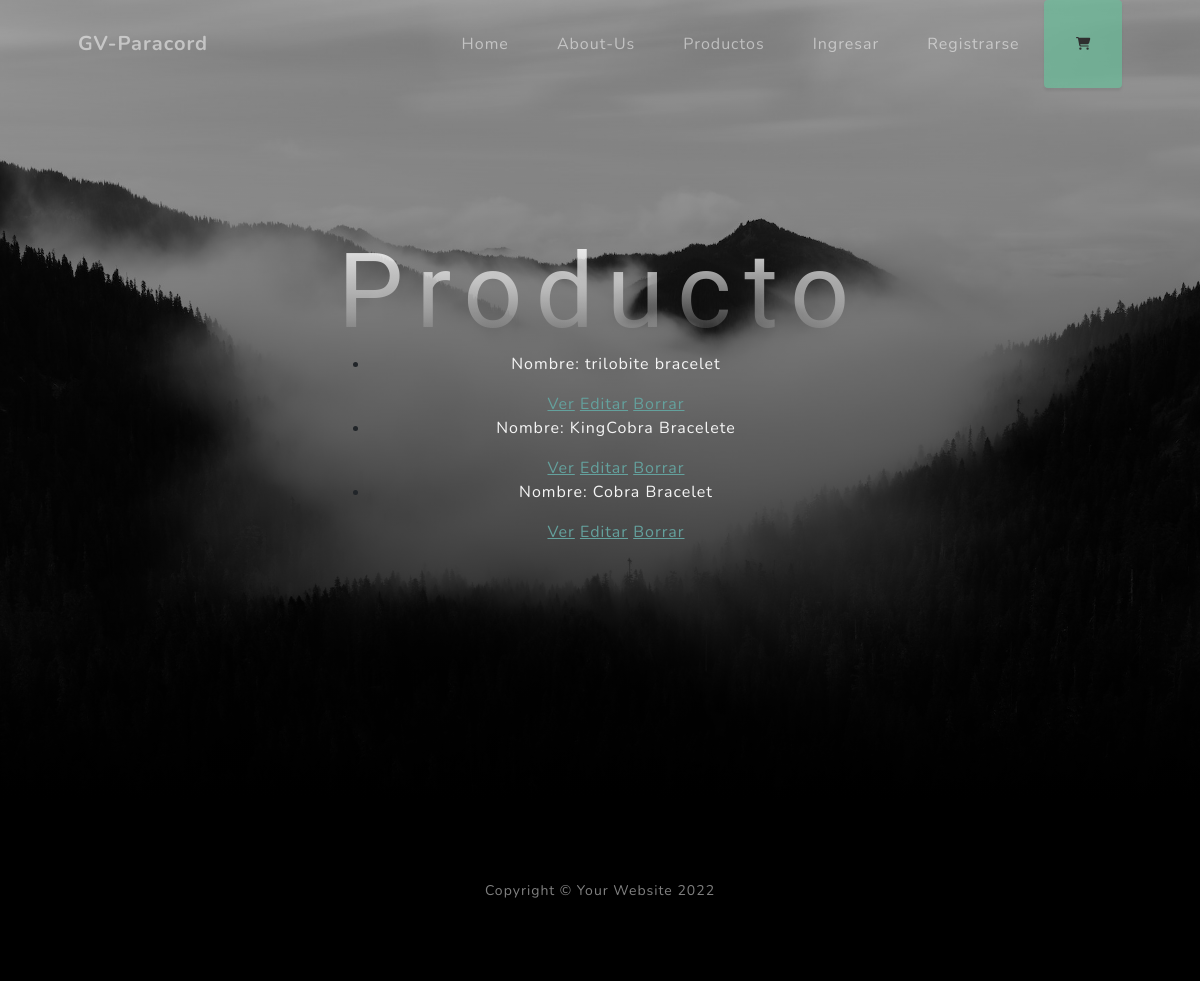
The page /producto/list on the database as committed earlier.
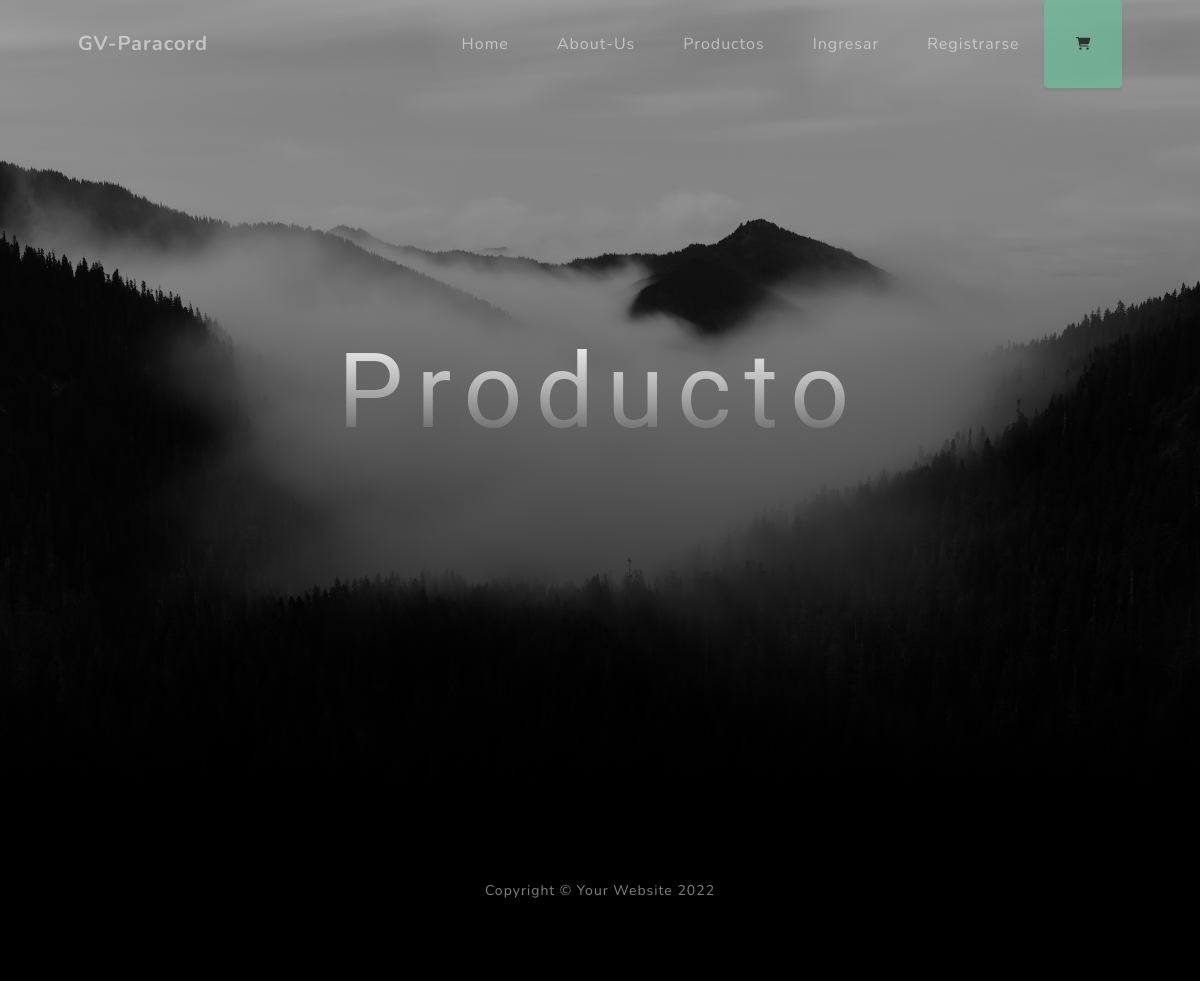
The same page on the database as committed later.
### AppECP/models.py (models this page shows, shortened)
class Producto(models.Model):
	nombre = models.CharField(max_length=250, verbose_name='Nombre')
	encabezado = models.TextField(verbose_name='Encabezado')
	contenido = models.TextField(verbose_name='Contenido')
	image = models.ImageField(default='users/cobra.png',upload_to='producto/', null=True, blank=True, verbose_name='Imagen')
	precio = models.FloatField()
	category = models.ForeignKey(Categorias, on_delete=models.CASCADE, related_name='get_posts', verbose_name='Categoría')
	fabricante = models.ForeignKey(User, on_delete=models.CASCADE, related_name='get_posts', verbose_name='Fabricante')
	creacion = models.DateTimeField(auto_now_add=True, verbose_name='Fecha de creación')
	modificacion = models.DateTimeField(auto_now=True, verbose_name='Fecha de modificación')
	class Meta:
		verbose_name = 'Producto'
		verbose_name_plural = 'Productos'
		ordering = ['-creacion']

### AppECP/views.py (the view)
# urls.py: path('producto/list', views.ProductoListView.as_view(), name='List'),
class ProductoListView(ListView):
    model = Producto
    template_name = "AppECP/producto_list.html"

### AppECP/templates/AppECP/producto_list.html (shortened to what this page needs)
<!DOCTYPE html>
<html lang="en">
    <head>
        {% load static %}
        <link href="{% static 'css/styles.css'%}" rel="stylesheet" />
    </head>
    <body id="page-top">
        <nav class="navbar navbar-expand-lg navbar-light fixed-top" id="mainNav">
            <div class="container px-4 px-lg-5">
                <a class="navbar-brand" href="#page-top">GV-Paracord</a>
                <div class="collapse navbar-collapse" id="navbarResponsive">
                    <ul class="navbar-nav ms-auto">
                        <li class="nav-item"><a class="nav-link" href={% url 'home' %}>Home</a></li>
                        <li class="nav-item"><a class="nav-link" href={% url 'aboutus' %}>About-Us</a></li>
                        <li class="nav-item"><a class="nav-link" href={% url 'products' %}>Productos</a></li>
                        {% if request.user.is_authenticated %}
                        <li class="nav-item dropdown">
                            <a class="nav-link dropdown-toggle" href="#" role="button" data-bs-toggle="dropdown" aria-expanded="false">
                                {{ user.username}}
                            </a>
                            <ul class="dropdown-menu">
                                {% if user.is_superuser %}
                              <li><a class="dropdown-item" href="{% url 'List' %}">Listar Productos</a></li>
                              <li><a class="dropdown-item" href="{% url 'New' %}">Agregar Productos</a></li>
                                {% endif %}
                              <li><a class="dropdown-item" href={% url 'logout' %}>Cerrar Sesion</a></li>
                            </ul>
                          </li>
                        {% else %}
                        <li class="nav-item"><a class="nav-link" href={% url 'login' %}>Ingresar</a></li>
                        <li class="nav-item"><a class="nav-link" href={% url 'register' %}>Registrarse</a></li>
                        {% endif %}
                        <br>
                        {% if user.is_superuser or not user.is_authenticated %}
                        <button role="button" class="btn btn-success mr-3" disabled>
                            <i class="fas fa-shopping-cart"></i>
                        </button>
                        {% else %}
                        <button role="button" class="btn btn-success mr-3" href="{% url 'carrito_index' %}">
                            <i class="fas fa-shopping-cart"></i>
                        </button>
                        {% endif %}
                    </ul>
                </div>
            </div>
        </nav>
        <header class="masthead">
            <div class="container px-4 px-lg-5 d-flex h-100 align-items-center justify-content-center">
                <div class="d-flex justify-content-center">
                    <div class="text-center">
                        <form method="post">{% csrf_token %}
                            <h1> Producto</h1>
                            <ul>
                            {% for producto in object_list %}
                                <li>
                                    <p style="color: whitesmoke;">Nombre: {{producto.nombre}}</p>
                                    <a href="{% url 'Detail' producto.id %}"> Ver</a>
                                    <a href="{% url 'Edit' producto.id %}"> Editar</a>
                                    <a href="{% url 'Delete' producto.id %}"> Borrar</a>
                                </li>
                             {% endfor %}
                            </ul>
                        </form>
                    </div>
                </div>
            </div>
        </header>
        <footer class="footer bg-black small text-center text-white-50"><div class="container px-4 px-lg-5">Copyright &copy; Your Website 2022</div></footer>
    </body>
</html>

Rows that differ between the two databases and show on the page:
removed Producto: nombre "trilobite bracelet"
removed Producto: nombre "KingCobra Bracelete"
removed Producto: nombre "Cobra Bracelet"
